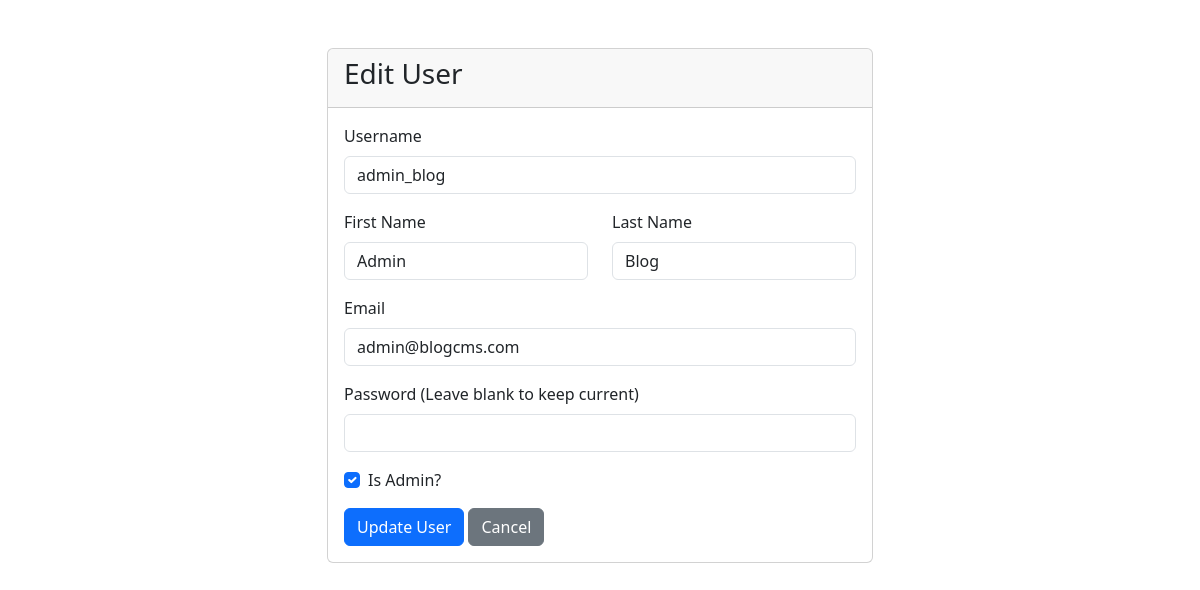
Screenshot of /admin/user_form.php?username=admin_blog (signed in) with the database file from the repository.
### tables this page shows
CREATE TABLE `users` (
  `nom` varchar(30) DEFAULT NULL,
  `prenom` varchar(30) DEFAULT NULL,
  `user_name` varchar(30) NOT NULL,
  `email` varchar(100) DEFAULT NULL,
  `date_inscricption` date DEFAULT curdate(),
  `estAdmin` tinyint(1) DEFAULT NULL,
  `passwords` varchar(30) DEFAULT 'user1234'
);

### functions.php (called while the page is built, shortened)
<?php
function escape($string) {
    return htmlspecialchars($string, ENT_QUOTES, 'UTF-8');
}
function getUser($pdo, $username) {
    $stmt = $pdo->prepare("SELECT * FROM users WHERE user_name = :username");
    $stmt->execute([':username' => $username]);
    return $stmt->fetch();
}
?>

### admin/user_form.php (the view, shortened to what this page needs)
<?php
require_once '../db.php';
require_once '../functions.php';
$username = '';
$firstname = '';
$lastname = '';
$email = '';
$isAdmin = 0;
$isEdit = false;
if (isset($_GET['username'])) {
    $isEdit = true;
    $user = getUser($pdo, $_GET['username']);
    $username = $user['user_name'];
    $firstname = $user['prenom'];
    $lastname = $user['nom'];
    $email = $user['email'];
    $isAdmin = $user['estAdmin'];
}
?>
<!DOCTYPE html>
<html lang="en">
<head>
    <link href="https://cdn.jsdelivr.net/npm/bootstrap@5.3.0/dist/css/bootstrap.min.css" rel="stylesheet">
</head>
<body>
    <div class="container mt-5">
        <div class="row justify-content-center">
            <div class="col-md-6">
                <div class="card">
                    <div class="card-header">
                        <h3><?= $isEdit ? 'Edit' : 'Add New' ?> User</h3>
                    </div>
                    <div class="card-body">
                        <form method="POST">
                            <div class="mb-3">
                                <label class="form-label">Username</label>
                                <input type="text" name="username" class="form-control" value="<?= escape($username) ?>" <?= $isEdit ? 'readonly' : 'required' ?>>
                            </div>
                            <div class="row mb-3">
                                <div class="col">
                                    <label class="form-label">First Name</label>
                                    <input type="text" name="firstname" class="form-control" value="<?= escape($firstname) ?>">
                                </div>
                                <div class="col">
                                    <label class="form-label">Last Name</label>
                                    <input type="text" name="lastname" class="form-control" value="<?= escape($lastname) ?>">
                                </div>
                            </div>
                            <div class="mb-3">
                                <label class="form-label">Email</label>
                                <input type="email" name="email" class="form-control" value="<?= escape($email) ?>" required>
                            </div>
                            <div class="mb-3">
                                <label class="form-label">Password <?= $isEdit ? '(Leave blank to keep current)' : '' ?></label>
                                <input type="password" name="password" class="form-control" <?= $isEdit ? '' : 'required' ?>>
                            </div>
                            <div class="mb-3 form-check">
                                <input type="checkbox" class="form-check-input" id="isAdmin" name="isAdmin" <?= $isAdmin ? 'checked' : '' ?>>
                                <label class="form-check-label" for="isAdmin">Is Admin?</label>
                            </div>
                            <button type="submit" class="btn btn-primary"><?= $isEdit ? 'Update' : 'Add' ?> User</button>
                            <a href="users.php" class="btn btn-secondary">Cancel</a>
                        </form>
                    </div>
                </div>
            </div>
        </div>
    </div>
</body>
</html>

### rows the page displays
users: username "admin_blog", firstname "Admin", lastname "Blog", email "admin@blogcms.com", estAdmin "☑"
